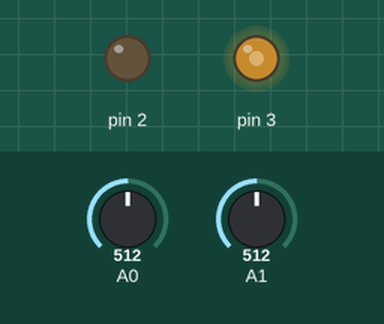
A sketch run on a simulated Arduino Uno, built with avr-gcc and run on an emulated ATmega328P. Parts: output pins drawn as LEDs (lit = HIGH). Dashed ring = blinking. The inputs (shaded band) are chosen by the test bench; at power-on: A0 = 512, A1 = 512. What the sketch prints to the serial monitor is not drawn.

Above: at 1.3 s.
1.4 s: A0 set to 0
At 1.81 s:
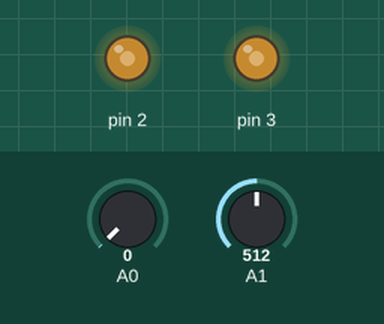
4.5 s: A1 set to 11
At 4.63 s:
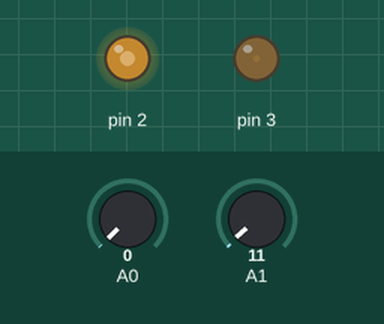
7.6 s: A1 set to 8
10.7 s: A0 set to 12
13.8 s: A0 set to 16
At 14.02 s:
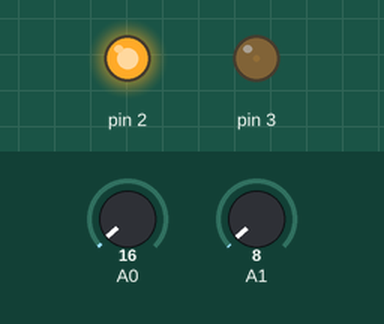
16.9 s: A1 set to 0
At 17.14 s:
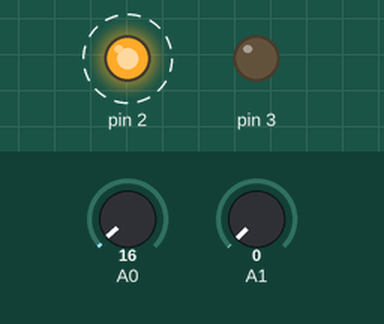
Timing chart, 0 to 21.0 s (numbered marks = the images above; inputs shaded):
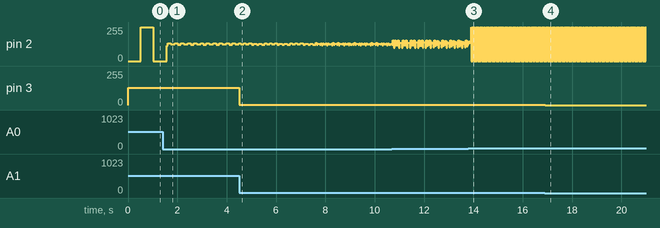

The sketch:

clockthing.ino
```cpp
int stuff = 0;
int pot = 0;
int photocell = 0;

void setup() {
  // put your setup code here, to run once:
  Serial.begin(9600); // turn on serial line
  pinMode(2, OUTPUT);
  pinMode(3, OUTPUT);
}

void loop() {
  // put your main code here, to run repeatedly:
  pot = analogRead(A0);
  photocell = analogRead(A1);
  Serial.println(photocell); // send the value of 'stuff' back to the computer
  digitalWrite(2, stuff);
  analogWrite(3, photocell/4);
  stuff = 1-stuff;
  delay(pot);
}
```

Measured:
- the behaviour switches between 13 and 14 on A0 (found by bisection; images 2 and 3)
- after the input at 4.5 s, pin 3: 128/255 → 2/255 at once
- after the input at 16.9 s, pin 3: 2/255 → 0/255 at once
- by itself, pin 2: alternates 255/255 for 0.02 s and 0/255 for 0.02 s
